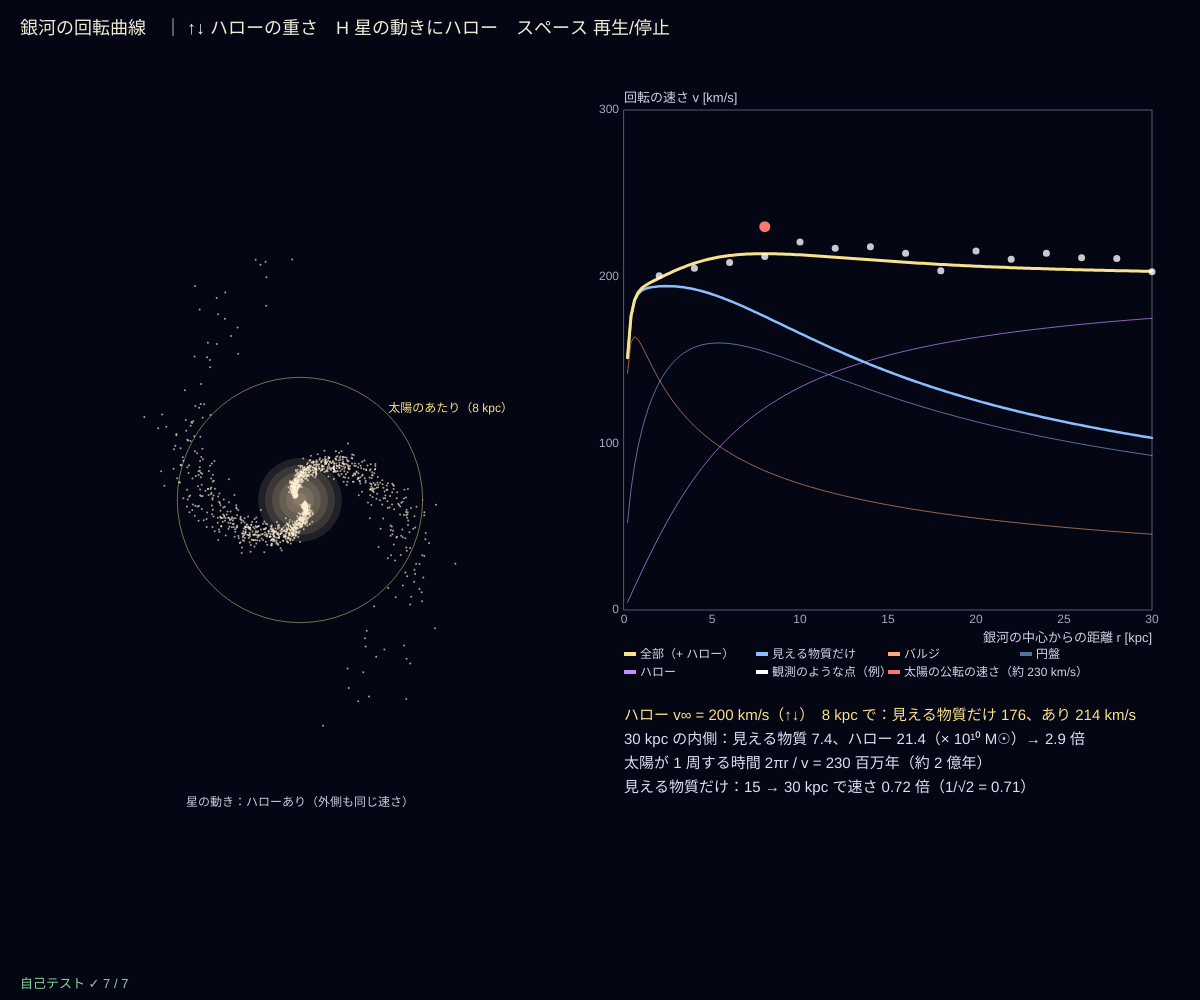
Frame 1 (no input)
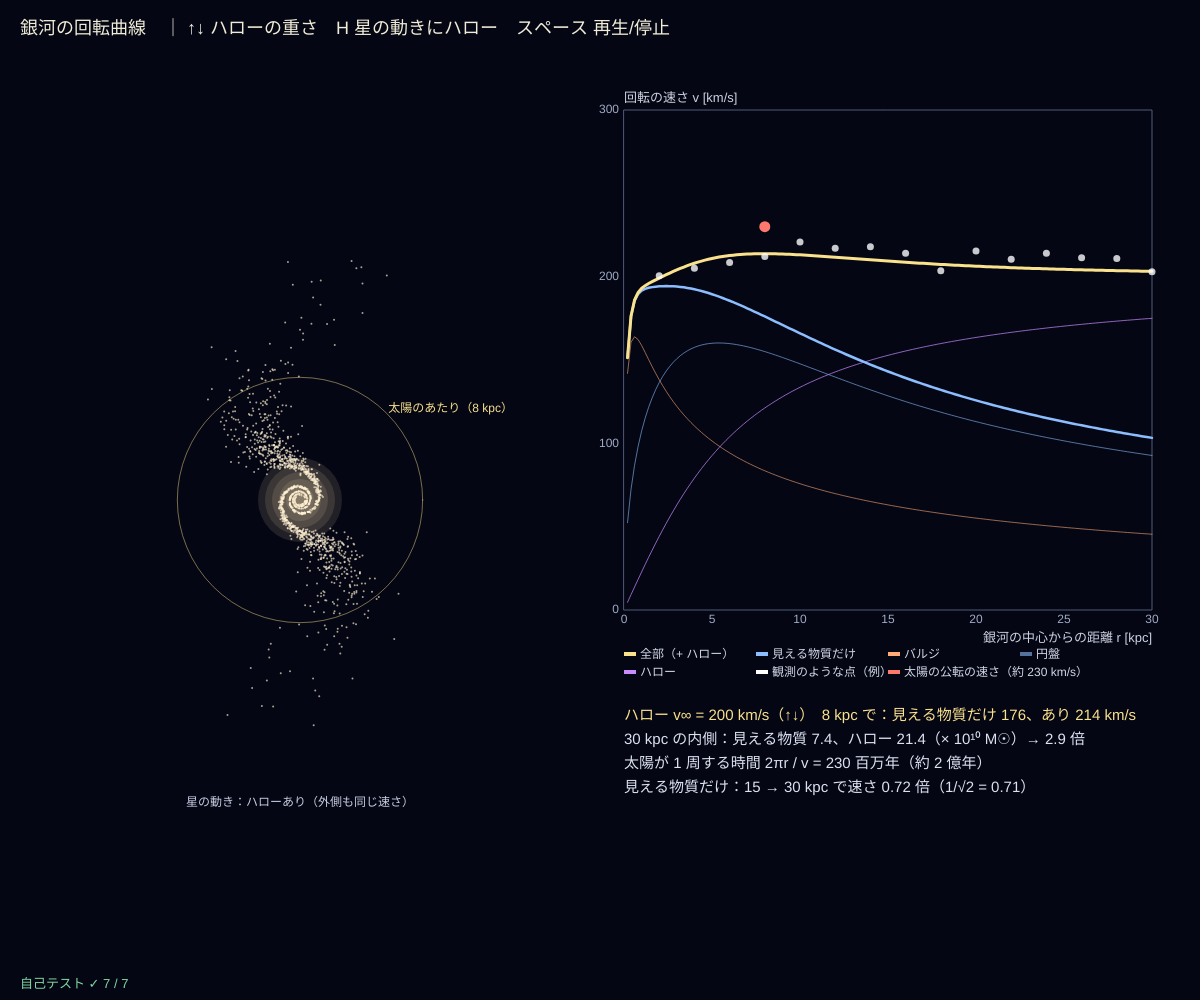
Frame 60 (no input)
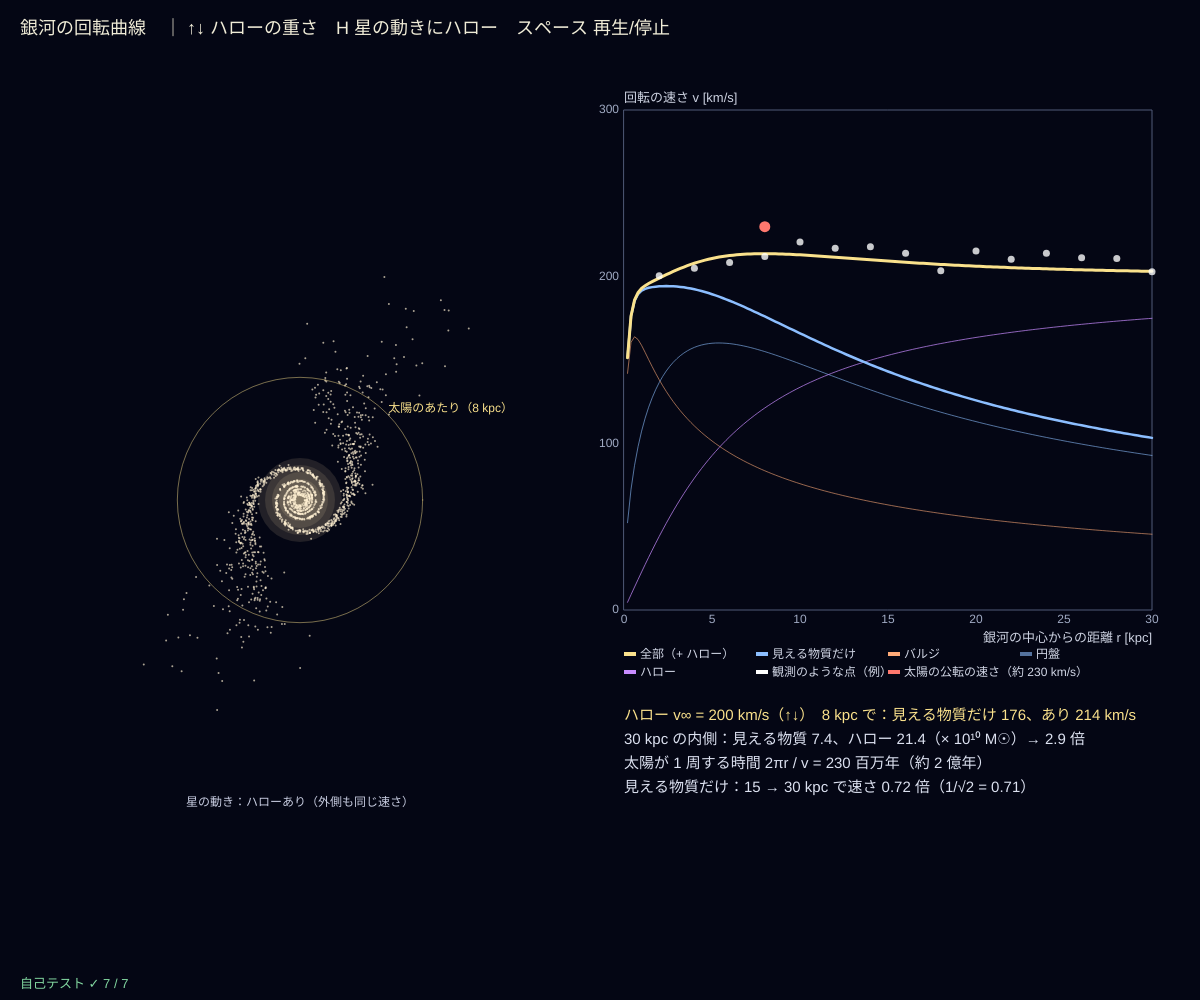
Frame 120 (the mouse pressed at the canvas centre since frame 60)

The p5.js sketch that drew these frames (run headless with seeded random() and noise() and a simulated clock; from frame 60 on, the mouse is pressed at the canvas centre):

// p5.js sketch
// ── sketch.js
// ============================================
// 12 銀河の回転曲線 ─ 見えない質量（暗黒物質）があると考えるのはなぜ？
// 半径 r の円軌道の速さ v = √(G M(<r) / r)（M(<r) = r より内側の質量。球対称の近似）
// 見える物質（バルジ + 円盤）だけなら、外側ほど遅くなる（v ∝ 1/√r、ケプラー的な減少）
// 実際の銀河の回転曲線は外側でも平ら → 見えない「ハロー」M_h(<r) = (v∞²/G)(r − rc·atan(r/rc)) を足すと説明できる
// ↑↓ = ハローの重さ（v∞）/ H = 星の動きにハローを入れる・入れない / スペース = 再生/停止 / 銀河の値は天の川銀河に似せた目安
// ============================================

const GK = 4.30091e-6;                 // 重力定数 [kpc (km/s)² / M☉]
const M_BULGE = 1.5e10, A_BULGE = 0.6;   // ★ バルジの質量 [M☉] と大きさ [kpc]
const M_DISK = 6e10, R_DISK = 3;       // ★ 円盤の質量 [M☉] と広がり [kpc]
const R_CORE = 5;                      // ★ ハローの芯の半径 [kpc]
const KPC_KM = 3.0857e16, MYR_S = 3.15576e13;   // 1 kpc [km]、100 万年 [s]
let vHalo = 200, haloOn = true, playing = true, stars = [], obs = [];

function setup() {
  createCanvas(windowWidth, windowHeight);
  selfTest();
  seedRng(3);
  for (let i = 0; i < 1500; i++) {         // 円盤の星：指数関数の分布で半径を選ぶ（2 本の腕の模様をつける）
    let r = -R_DISK * Math.log(1 - rnd() * 0.995) + 0.3, arm = Math.floor(rnd() * 2) * Math.PI;
    stars.push({ r: Math.min(r, 30), th: arm + Math.log(r + 1) * 1.6 + 0.5 * rndNormal() * 0.4 });
  }
  for (let r = 2; r <= 30; r += 2) obs.push([r, vTotal(r, 210) + 6 * rndNormal()]);   // 観測のような点（v∞ = 210 のモデル + ばらつき）
}
// 内側の質量 [M☉]
function mBulge(r) { return (M_BULGE * r * r) / ((r + A_BULGE) * (r + A_BULGE)); }
function mDisk(r) { let x = r / R_DISK; return M_DISK * (1 - (1 + x) * Math.exp(-x)); }
function mHalo(r, v) { return ((v * v) / GK) * (r - R_CORE * Math.atan(r / R_CORE)); }
function vOf(M, r) { return Math.sqrt((GK * Math.max(0, M)) / Math.max(r, 1e-6)); }
function vVisible(r) { return vOf(mBulge(r) + mDisk(r), r); }
function vTotal(r, v) { return vOf(mBulge(r) + mDisk(r) + mHalo(r, v), r); }
function periodMyr(r, v) { return (2 * Math.PI * r * KPC_KM) / Math.max(v, 1e-6) / MYR_S; }   // 1 周の時間 [100 万年]

function draw() {
  background(4, 6, 20);
  // ---- 回る円盤（1 フレーム = 50 万年）
  let cx = width * 0.25, cy = height * 0.5, sc = Math.min(width * 0.23, height * 0.4) / 18;   // 半径 18 kpc までを描く
  noStroke(); fill(255, 230, 180, 30); for (let i = 6; i >= 1; i--) circle(cx, cy, i * 14);
  stroke(255, 240, 210, 170); strokeWeight(2);
  for (let s of stars) {
    if (playing) { let v = haloOn ? vTotal(s.r, vHalo) : vVisible(s.r); s.th += ((v / (s.r * KPC_KM)) * 0.5 * MYR_S); }
    point(cx + s.r * sc * Math.cos(s.th), cy + s.r * sc * Math.sin(s.th));
  }
  strokeWeight(1); noFill(); stroke(250, 225, 140, 120); circle(cx, cy, 2 * 8 * sc);
  noStroke(); fill(250, 225, 140); textSize(12); text('太陽のあたり（8 kpc）', cx + 8 * sc * 0.72, cy - 8 * sc * 0.72);
  fill(200, 205, 225); textAlign(CENTER); text(haloOn ? '星の動き：ハローあり（外側も同じ速さ）' : '星の動き：見える物質だけ（外側ほど遅い）', cx, cy + 18 * sc + 30); textAlign(LEFT, BASELINE);
  // ---- 回転曲線
  let g = { x: width * 0.52, y: 110, w: width * 0.44, h: height * 0.5, x0: 0, x1: 30, y0: 0, y1: 300 };
  plotAxes(g, '銀河の中心からの距離 r [kpc]', '回転の速さ v [km/s]', [0, 5, 10, 15, 20, 25, 30], [0, 100, 200, 300]);
  let curve = (fn, col, w) => { let p = []; for (let i = 1; i <= 150; i++) { let r = (30 * i) / 150; p.push([gX(g, r), gY(g, fn(r))]); } stroke(col); strokeWeight(w); polyline(p); strokeWeight(1); };
  curve((r) => vOf(mBulge(r), r), color(255, 170, 120, 150), 1);
  curve((r) => vOf(mDisk(r), r), color(140, 190, 255, 150), 1);
  curve((r) => vOf(mHalo(r, vHalo), r), color(200, 140, 255, 180), 1);
  curve(vVisible, color(140, 190, 255), 2.5);
  curve((r) => vTotal(r, vHalo), color(250, 225, 140), 3);
  noStroke(); fill(255, 255, 255, 200); for (let o of obs) circle(gX(g, o[0]), gY(g, o[1]), 7);
  fill(255, 120, 110); circle(gX(g, 8), gY(g, 230), 11);
  let lg = [['全部（+ ハロー）', color(250, 225, 140)], ['見える物質だけ', color(140, 190, 255)], ['バルジ', color(255, 170, 120)], ['円盤', color(140, 190, 255, 150)], ['ハロー', color(200, 140, 255)], ['観測のような点（例）', color(255)], ['太陽の公転の速さ（約 230 km/s）', color(255, 120, 110)]];
  textSize(12); lg.forEach((l, i) => { let lx = g.x + (i % 4) * (g.w / 4), ly = g.y + g.h + 48 + Math.floor(i / 4) * 18; fill(l[1]); rect(lx, ly - 6, 12, 4); fill(210, 215, 230); text(l[0], lx + 16, ly); });   // 凡例（グラフの下）
  // ---- 数字
  let x0 = g.x, y0 = g.y + g.h + 110, Mv = mBulge(30) + mDisk(30), Mh = mHalo(30, vHalo);
  fill(250, 225, 140); textSize(15);
  text('ハロー v∞ = ' + vHalo + ' km/s（↑↓）　8 kpc で：見える物質だけ ' + vVisible(8).toFixed(0) + '、あり ' + vTotal(8, vHalo).toFixed(0) + ' km/s', x0, y0);
  fill(220, 225, 240);
  text('30 kpc の内側：見える物質 ' + (Mv / 1e10).toFixed(1) + '、ハロー ' + (Mh / 1e10).toFixed(1) + '（× 10¹⁰ M☉）→ ' + (Mh / Mv).toFixed(1) + ' 倍', x0, y0 + 24);
  text('太陽が 1 周する時間 2πr / v = ' + periodMyr(8, vTotal(8, vHalo)).toFixed(0) + ' 百万年（約 2 億年）', x0, y0 + 48);
  text('見える物質だけ：15 → 30 kpc で速さ ' + (vVisible(30) / vVisible(15)).toFixed(2) + ' 倍（1/√2 = 0.71）', x0, y0 + 72);
  noStroke(); fill(240, 236, 215); textSize(18);
  text('銀河の回転曲線　｜ ↑↓ ハローの重さ　H 星の動きにハロー　スペース 再生/停止', 20, 34);
  drawSelfTest(20, height - 12);
}

function keyPressed() {
  if (key === UP_ARROW) vHalo = Math.min(300, vHalo + 10);
  if (key === DOWN_ARROW) vHalo = Math.max(0, vHalo - 10);
  if (key === 'h' || key === 'H') haloOn = !haloOn;
  if (key === ' ') playing = !playing;
  return false;
}

// ---- 自己テスト
function selfTest() {
  selfTestResults = [];
  check('見える物質だけなら外側は v ∝ 1/√r：v(60) / v(30) ≈ 0.71（2% 以内）', near(vVisible(60) / vVisible(30), Math.SQRT1_2, 0.014));
  check('ハロー（v∞ = 200）を足すと平ら：v(50) / v(25) = 1 ± 0.1', near(vTotal(50, 200) / vTotal(25, 200), 1, 0.1));
  let s = 0, N = 20000, r = 20; for (let i = 0; i < N; i++) { let x = ((i + 0.5) / N) * r; s += ((4 * Math.PI * x * x * (200 * 200)) / (4 * Math.PI * GK * R_CORE * R_CORE * (1 + (x / R_CORE) ** 2))) * (r / N); }
  check('ハローの質量の式 = 密度 ρ₀/(1 + (r/rc)²) を数値積分した値（0.01% 以内）', near(s / mHalo(20, 200), 1, 1e-4));
  check('ハローだけの速さは、ずっと遠くで v∞ に近づく', near(vOf(mHalo(5000, 200), 5000), 200, 2));
  let v8 = vTotal(8, 200);
  check('最初の設定で r = 8 kpc の速さは 200〜260 km/s（太陽の公転の速さ 約 230 km/s）', v8 > 200 && v8 < 260);
  check('8 kpc を 230 km/s で 1 周 ≈ 2.1 億年', near(periodMyr(8, 230), 214, 3));
  check('円盤の質量は遠くで全部（M_DISK）になる', near(mDisk(300), M_DISK, 1));
  reportSelfTest();
}

// ---------- やってみよう ----------
// 1. ↓ でハローを 0 に。回転曲線は外側で下がっていく。白い点（観測）と合う？
// 2. ↑↓ で白い点にいちばん合う v∞ を探そう。そのときハローは見える物質の何倍？
// 3. H で星の動きからハローを外すと、外側の星がおくれて腕の形が変わる
// 4. M_DISK を 2 倍にしても、外側を平らにできる？（内側が速くなりすぎないか見よう）
// 5. 暗黒物質のほかに、重力の法則そのものを変える考え（MOND など）もある。調べてみよう


// ==================================================
// ここから下は「天文の道具」（中身は読まなくても OK。消さないでね）
// ==================================================
function clampv(v, a, b) { return v < a ? a : v > b ? b : v; }
const DEG = Math.PI / 180;             // 度 → ラジアン
function wrap360(a) { return ((a % 360) + 360) % 360; }
function wrap180(a) { return wrap360(a + 180) - 180; }
// ---- 種つきの乱数（同じ種なら毎回同じ列）
let rngState = 1;
function seedRng(s) { rngState = (s >>> 0) || 1; }
function rnd() {                       // 0〜1 の一様乱数（mulberry32）
  rngState = (rngState + 0x6d2b79f5) >>> 0;
  let t = rngState;
  t = Math.imul(t ^ (t >>> 15), t | 1);
  t ^= t + Math.imul(t ^ (t >>> 7), t | 61);
  return ((t ^ (t >>> 14)) >>> 0) / 4294967296;
}
function rndNormal() { let u = 1 - rnd(), v = rnd(); return Math.sqrt(-2 * Math.log(u)) * Math.cos(2 * Math.PI * v); }   // 標準正規分布
// ---- グラフの道具：g = { x, y, w, h, x0, x1, y0, y1, logx, logy }
function gX(g, v) { let t = g.logx ? (Math.log(v) - Math.log(g.x0)) / (Math.log(g.x1) - Math.log(g.x0)) : (v - g.x0) / (g.x1 - g.x0); return g.x + clampv(isFinite(t) ? t : 0, -0.02, 1.02) * g.w; }
function gY(g, v) { let t = g.logy ? (Math.log(v) - Math.log(g.y0)) / (Math.log(g.y1) - Math.log(g.y0)) : (v - g.y0) / (g.y1 - g.y0); return g.y + g.h - clampv(isFinite(t) ? t : 0, -0.02, 1.02) * g.h; }
function plotAxes(g, xl, yl, xt, yt) {
  stroke(80, 90, 120); strokeWeight(1); noFill(); rect(g.x, g.y, g.w, g.h);
  noStroke(); fill(160, 170, 195); textSize(12); textAlign(CENTER, TOP);
  for (let v of xt) text(+v.toPrecision(3), gX(g, v), g.y + g.h + 4);
  textAlign(RIGHT, CENTER);
  for (let v of yt) text(+v.toPrecision(3), g.x - 5, gY(g, v));
  textAlign(LEFT, BASELINE); fill(205, 210, 225); textSize(13);
  text(xl, g.x + g.w - textWidth(xl), g.y + g.h + 32); text(yl, g.x, g.y - 8);
}
function polyline(pts, closed) {       // 点が 2 つ以上あるときだけ折れ線を描く（空の beginShape はエラーになるため）
  if (!pts || pts.length < 2) return;
  noFill(); beginShape(); for (let p of pts) vertex(p[0], p[1]); endShape(closed ? CLOSE : undefined);
}
// ---- 自己テストの道具
let selfTestResults = [];
function check(name, cond) { selfTestResults.push({ name, ok: !!cond }); }
function near(a, b, tol) { return a !== null && a !== undefined && isFinite(a) && Math.abs(a - b) <= (tol === undefined ? 1e-9 : tol); }
function reportSelfTest() { for (let r of selfTestResults) (r.ok ? console.log : console.error)((r.ok ? '✓ ' : '✗ ') + r.name); }
function selfTestLine() { let n = selfTestResults.filter((r) => r.ok).length; return '自己テスト ' + (n === selfTestResults.length ? '✓ ' : '✗ ') + n + ' / ' + selfTestResults.length; }
function drawSelfTest(x, y) { noStroke(); textSize(13); textAlign(LEFT, BASELINE); fill(selfTestResults.every((r) => r.ok) ? color(130, 215, 160) : color(255, 95, 95)); text(selfTestLine(), x, y); }
